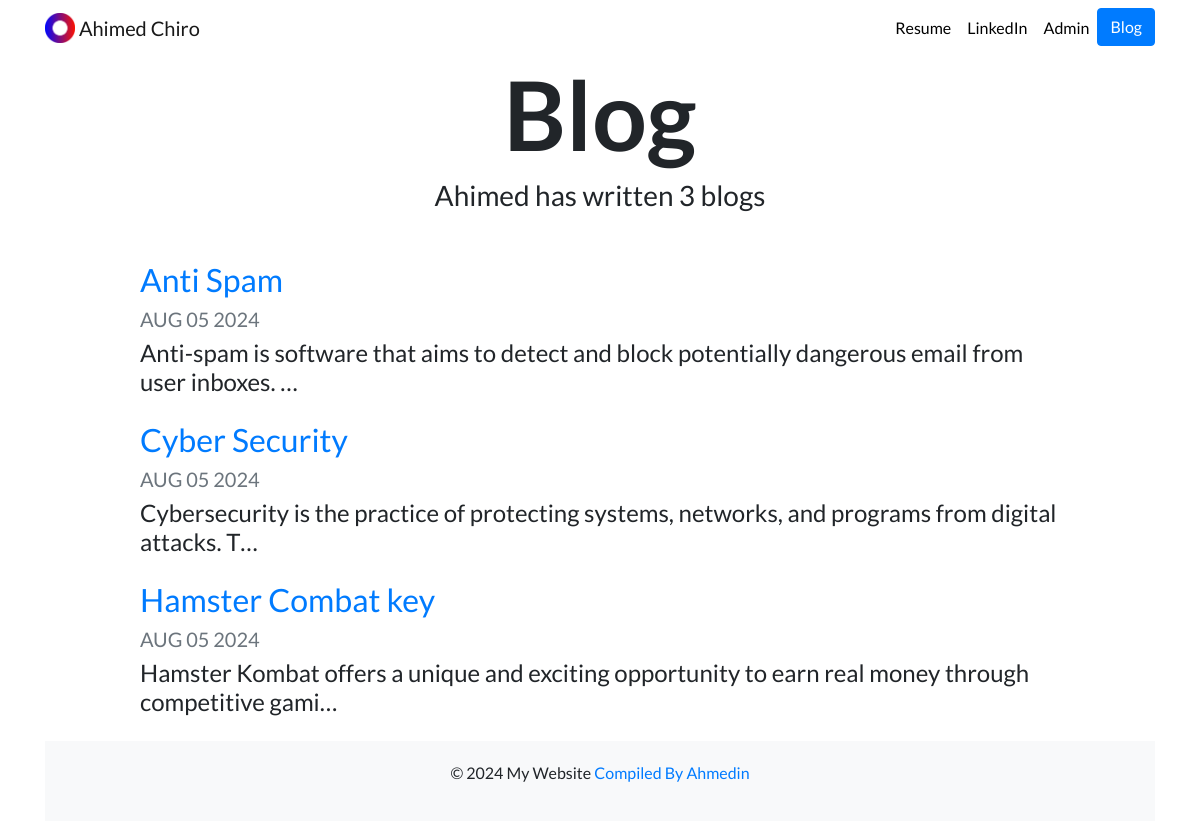
Screenshot of /blog/ with the database file from the repository.
### blog/models.py (models this page shows, shortened)
class Blog(models.Model):
    title = models.CharField(max_length=200)
    description = models.TextField()
    date = models.DateField()

### blog/views.py (the view)
# urls.py: path('', views.all_blogs, name='all_blogs'),
def all_blogs(request):
    blogs = Blog.objects.order_by('-date')
    return render(request,'blog/all_blogs.html',{'blogs': blogs})

### blog/templates/blog/all_blogs.html
{% extends "portfolio/base.html" %}
{% load static %}
{% block content %}
<h1 id="blogtitle" class="font-weight-bold text-center">Blog</h1>
<h3 class="text-center mb-5">Ahimed has written {{ blogs.count }} blog{{ blogs.count|pluralize }}</h3>
{% for blog in blogs %}
<div class="row justify-content-center my-3">
  <div class="col-md-10">
    <a href="{% url 'blog:detail' blog.id %}">
      <h2>{{ blog.title }}</h2>
    </a>
    <h5 class="text-muted">{{ blog.date|date:'M d Y'|upper }}</h5>
    <h4>{{ blog.description|striptags|truncatechars:100 }}</h4>
  </div>
</div>
{% endfor %}
{% endblock %}

### portfolio/templates/portfolio/base.html (shortened to what this page needs)
{% load static %}
<html>
<html lang="en">
  <head>
    <link rel="stylesheet" href="https://cdn.jsdelivr.net/npm/bootstrap@4.0.0/dist/css/bootstrap.min.css">
    <link rel="stylesheet" href="{% static 'portfolio/custom.css' %}">
  </head>
  <body >
<nav id="topNav" class="navbar navbar-expand-md navbar-light" >
    <div class="container" >
      <a class="navbar-brand" href="{% url 'home' %}">
        <img src="{% static 'portfolio/Logo.png' %}" width="30" height="30" class="d-inline-block align-top" alt="Nick's Logo">
        <span>Ahimed Chiro</span>
      </a>
      <div class="collapse navbar-collapse text-center" id="navbarNav">
        <ul class="navbar-nav ml-auto">
          <li class="nav-item">
            <a class="nav-link" href="{% static 'portfolio/cv.pdf' %}">Resume</a>
          </li>
          <li class="nav-item">
            <a class="nav-link" href="https://www.linkedin.com/in/milki99/" target="_blank">LinkedIn</a>
          </li>
          <li class="nav-item">
            <a class="nav-link" href="http://127.0.0.1:8000/admin/" target="_blank">Admin</a>
          </li>
          <li>
            <a role="button" href="{% url 'blog:all_blogs' %}" class="btn btn-primary">Blog</a>
          </li>
        </ul>
      </div>
    </div>
  </nav>
  <div class="container">
    {% block content %} {% endblock %}
    <footer class="footer text-center">
        <div class="container">
            <p>© 2024 My Website <a href="#">Compiled By Ahmedin</a></p>
        </div>
    </footer>
  </div>
  </body>
</html>

### portfolio/static/portfolio/custom.css (style rules this page uses)
.navbar-nav .nav-link { color: rgba(0,0,0,1) !important; }
body { font-family: 'Lato', sans-serif; }
#blogtitle { font-size: 6rem; }

### portfolio/templates/portfolio/base.html (style rules this page uses)
.footer { background-color: #f8f9fa; padding: 20px 0; position: relative; bottom: 0; width: 100%; }

### rows the page displays
Blog: title "Anti Spam", date "AUG 05 2024", description "Anti-spam is software that aims to detect and block potentially dangerous email from user inboxes. …"
Blog: title "Cyber Security", date "AUG 05 2024", description "Cybersecurity is the practice of protecting systems, networks, and programs from digital attacks. T…"
Blog: title "Hamster Combat key", date "AUG 05 2024", description "Hamster Kombat offers a unique and exciting opportunity to earn real money through competitive gami…"

### other values shown
{{ blogs.count }} "3"
